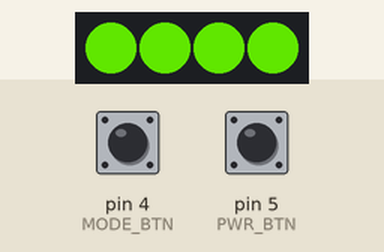
Bench run of a sketch on a simulated Arduino Uno, built with avr-gcc and run on an emulated ATmega328P. Shown: 4 RGB LEDs in strip order, left to right. The inputs (shaded band) are chosen by the test bench; at power-on: pin 4 (MODE_BTN) HIGH, pin 5 (PWR_BTN) HIGH. Dim RGB values are drawn brighter than linear; colours are those a GRB WS2812 strip shows for the declared byte order; random numbers use the default seed unless the sketch sets one; EEPROM starts erased; what the sketch prints to the serial monitor is not drawn.

Above: at 1.4 s.
1.5 s: pin 4 (MODE_BTN) pulled LOW for 0.15 s
At 2.1 s:
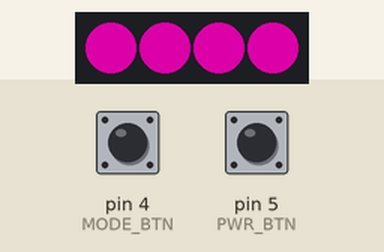
3.1 s: pin 5 (PWR_BTN) pulled LOW for 0.15 s
At 3.6 s:
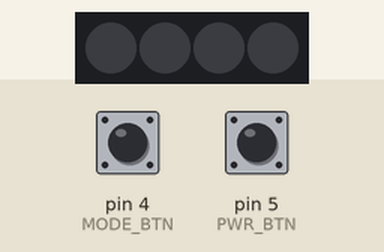
4.7 s: pin 5 (PWR_BTN) pulled LOW for 1 s
At 6.8 s:
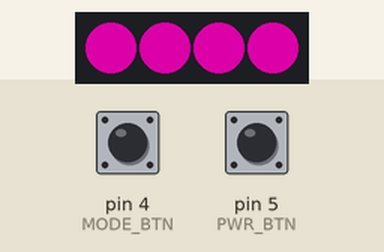
7.2 s: pin 4 (MODE_BTN) pulled LOW for 1 s
At 8.9 s:
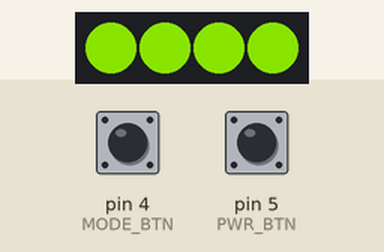
9.7 s: pin 4 (MODE_BTN) pulled LOW for 0.15 s
At 10.4 s:
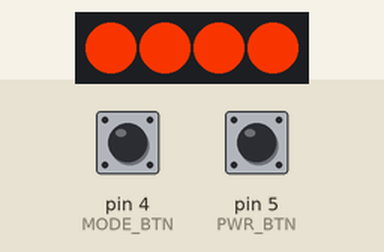
11.4 s: pin 5 (PWR_BTN) pulled LOW for 3.2 s
At 15.5 s:
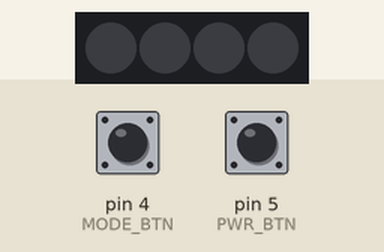
Timing chart, 0 to 17.0 s (numbered marks = the images above; inputs shaded):
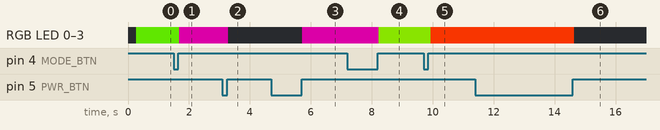

The sketch:

main.ino
```cpp
#include "mode.h"
#include "solid.h"
#include "breathing.h"
#include "candle.h"
#include "spectrumcycle.h"
#include "rainbow.h"
#include "marquee.h"

#include <FastLED.h>
#include <EEPROM.h>

#define LED_PIN 3
#define NUM_LEDS 4
#define PWR_BTN 5
#define MODE_BTN 4

#define EEPROM_MODE 0

CRGB leds[NUM_LEDS];

CHSV orange(28, 255, 255);
CHSV blue(133, 255, 255);
CHSV yellow(39, 255, 255);
CHSV green(87, 255, 255);

#define MARQUEE_DELAY 150

Solid solidOrange(
  orange,
  leds,
  NUM_LEDS
);
Solid solidBlue(
  blue,
  leds,
  NUM_LEDS
);
Solid solidYellow(
  yellow,
  leds,
  NUM_LEDS
);
Solid solidGreen(
  green,
  leds,
  NUM_LEDS
);
CandleM candleOrange(
  orange,
  leds,
  NUM_LEDS
);
CandleM candleBlue(
  blue,
  leds,
  NUM_LEDS
);
CandleM candleYellow(
  yellow,
  leds,
  NUM_LEDS
);
CandleM candleGreen(
  green,
  leds,
  NUM_LEDS
);
Marquee marqueeOrange(
  orange,
  MARQUEE_DELAY,
  leds,
  NUM_LEDS
);
Marquee marqueeBlue(
  blue,
  MARQUEE_DELAY,
  leds,
  NUM_LEDS
);
Marquee marqueeYellow(
  yellow,
  MARQUEE_DELAY,
  leds,
  NUM_LEDS
);
Marquee marqueeGreen(
  green,
  MARQUEE_DELAY,
  leds,
  NUM_LEDS
);
CHSV breathingCycleColors[] = { orange, yellow, green };
Breathing breathingCycle(
  breathingCycleColors,
  sizeof(breathingCycleColors) / sizeof(CHSV),
  leds,
  NUM_LEDS
);
SpectrumCycle spectrumCycle(
  leds,
  NUM_LEDS
);
Rainbow rainbow(
  leds,
  NUM_LEDS
);

int currentMode;
Mode *modes[] = {
  &solidOrange,
  &solidBlue,
  &solidYellow,
  &solidGreen,
  &candleOrange,
  &candleBlue,
  &candleYellow,
  &candleGreen,
  &marqueeOrange,
  &marqueeBlue,
  &marqueeYellow,
  &marqueeGreen,
  &breathingCycle,
  &spectrumCycle,
  &rainbow
};
void nextMode() {
  currentMode = (currentMode + 1) % (sizeof(modes) / sizeof(Mode*));
  EEPROM.update(EEPROM_MODE, currentMode);
}


void setup() {
  Serial.begin(9600);
  Serial.println("Start");
  // seed RNG
  randomSeed(analogRead(0));
  // init LEDs
  FastLED.addLeds<WS2812B, LED_PIN>(leds, NUM_LEDS);
  // read mode, init if necessary
  currentMode = EEPROM.read(EEPROM_MODE);
  if (currentMode >= sizeof(modes) / sizeof(Mode*)) {
    EEPROM.update(EEPROM_MODE, 0);
    currentMode = 0;
  }
  // setup buttons
  pinMode(PWR_BTN, INPUT);
  digitalWrite(PWR_BTN, HIGH);
  pinMode(MODE_BTN, INPUT);
  digitalWrite(MODE_BTN, HIGH);

  // clear LEDs just to be safe
  FastLED.clear();
  FastLED.show();

  Serial.println("setup done");
}


bool poweredOn = true;


void loop() {

  if (digitalRead(PWR_BTN) == LOW) {
    poweredOn = !poweredOn;
    do {
      delay(100);
    } while (digitalRead(PWR_BTN) == LOW);
  } else if (digitalRead(MODE_BTN) == LOW) {
    nextMode();
    do {
      delay(100);
    } while (digitalRead(MODE_BTN) == LOW);
  }

  if (poweredOn) {
    modes[currentMode]->exec();
  } else {
    FastLED.clear(true);
    FastLED.show();
    delay(100);
  }
}
```

breathing.cpp
```cpp
#include "breathing.h"


Breathing::Breathing(CHSV *colors, int numColors, CRGB *leds, int numLeds) {
  this->colors = colors;
  this->numColors = numColors;
  currentColorIdx = 0;
  currentColor = rgb2hsv_approximate(colors[currentColorIdx++]);
  theta = 162;
  this->leds = leds;
  this->numLeds = numLeds;
}


void Breathing::exec() {
  if (theta == 128) {
    currentColor = rgb2hsv_approximate(colors[currentColorIdx++]);
    if (currentColorIdx >= numColors)
      currentColorIdx = 0;
  }
  currentColor.v = abs(cos8(theta++));
  for (int i = 0; i < numLeds; i++) {
    leds[i] = currentColor;
  }
  FastLED.show();
  delay(50);
}
```

breathing.h
```cpp
#ifndef BREATHING_H
#define BREATHING_H

#include "mode.h"

#include <FastLED.h>


class Breathing : public Mode {

private:
  CHSV *colors;
  int numColors;
  CHSV currentColor;
  int currentColorIdx;
  uint8_t theta;
  CRGB *leds;
  int numLeds;

public:
  Breathing(CHSV *colors, int numColors, CRGB *leds, int numLeds);
  void exec();

};


#endif
```

candle.cpp
```cpp
#include "candle.h"


CandleM::CandleM(CRGB color, CRGB *leds, int numLeds) {
  this->color = rgb2hsv_approximate(color);
  this->leds = leds;
  this->numLeds = numLeds;
  velocity = 0;
}


void CandleM::exec() {
  int next = random(7) - 3;
  velocity += next;
  if (velocity > maxVelocity)
    velocity = maxVelocity;
  else if (velocity < -1 * maxVelocity)
    velocity = -1 * maxVelocity;

  if (color.v + velocity > 255) {
    color.v = 255;
    velocity = -1 * maxVelocity;
  } else if (color.v + velocity < minV) {
    color.v = minV;
    velocity = maxVelocity;
  } else {
    color.v += velocity;
  }

  for (int i = 0; i < numLeds; i++) {
    leds[i] = color;
  }
  FastLED.show();
  delay(100);

}
```

candle.h
```cpp
#ifndef CANDLE_H
#define CANDLE_H

#include "mode.h"

#include <FastLED.h>


class CandleM : public Mode {

private:
  const int minV = 100;
  const int maxVelocity = 5;

  CHSV color;
  CRGB *leds;
  int numLeds;
  int velocity;

public:
  CandleM(CRGB color, CRGB *leds, int numLeds);
  void exec();

};


#endif
```

marquee.cpp
```cpp
#include "marquee.h"


Marquee::Marquee(CHSV color, int delay, CRGB *leds, int numLeds) {
  this->color = color;
  _delay = delay;
  this->leds = leds;
  this->numLeds = numLeds;
  alternate = 0;
}


void Marquee::exec() {
  for (int i = 0; i < numLeds; i++) {
    if (i % 3 == alternate)
      leds[i] = color;
    else
      leds[i] = CHSV(0, 0, 0);
  }
  alternate = (alternate + 1) % 3;
  FastLED.show();
  delay(_delay);
}
```

marquee.h
```cpp
#ifndef MARQUEE_H
#define MARQUEE_H

#include "mode.h"

#include <FastLED.h>


class Marquee : public Mode {

private:
  CHSV color;
  int _delay;
  CRGB *leds;
  int numLeds;
  int alternate;

public:
  Marquee(CHSV color, int delay, CRGB *leds, int numLeds);
  Marquee(CHSV color, CRGB *leds, int numLeds) :
    Marquee(color, 75, leds, numLeds) {}
  void exec();

};


#endif
```

mode.h
```cpp
#ifndef MODE_H
#define MODE_H


class Mode {

public:
  virtual void exec() = 0;

};


#endif
```

rainbow.cpp
```cpp
#include "rainbow.h"


Rainbow::Rainbow(CRGB *leds, int numLeds) {
  color = CHSV(0, 255, 255);
  this->leds = leds;
  this->numLeds = numLeds;
}


void Rainbow::exec() {
  for (int i = 0; i < numLeds; i++) {
    CHSV tmp = color;
    tmp.h += i * 35;
    leds[i] = tmp;
  }
  color.h++;
  FastLED.show();
  delay(100);
}
```

rainbow.h
```cpp
#ifndef RAINBOW_H
#define RAINBOW_H

#include "mode.h"

#include <FastLED.h>


class Rainbow : public Mode {

private:
  CHSV color;
  CRGB *leds;
  int numLeds;

public:
  Rainbow(CRGB *leds, int numLeds);
  void exec();

};


#endif
```

solid.cpp
```cpp
#include "solid.h"


Solid::Solid(CRGB color, CRGB *leds, int numLeds) {
  this->color = color;
  this->leds = leds;
  this->numLeds = numLeds;
}


void Solid::exec() {
  for (int i = 0; i < numLeds; i++) {
    leds[i] = color;
  }
  FastLED.show();
  delay(100);
}
```

solid.h
```cpp
#ifndef SOLID_H
#define SOLID_H

#include "mode.h"

#include <FastLED.h>


class Solid : public Mode {

private:
  CRGB color;
  CRGB *leds;
  int numLeds;

public:
  Solid(CRGB color, CRGB *leds, int numLeds);
  void exec();

};


#endif
```

spectrumcycle.cpp
```cpp
#include "spectrumcycle.h"


SpectrumCycle::SpectrumCycle(CRGB *leds, int numLeds) {
  this->color = CHSV(0, 255, 255);
  this->leds = leds;
  this->numLeds = numLeds;
}


void SpectrumCycle::exec() {
  for (int i = 0; i < numLeds; i++)
    leds[i] = color;
  color.h++;
  FastLED.show();
  delay(100);
}
```

spectrumcycle.h
```cpp
#ifndef SPECTRUMCYCLE_H
#define SPECTRUMCYCLE_H

#include "mode.h"

#include <FastLED.h>


class SpectrumCycle : public Mode {

private:
  CHSV color;
  CRGB *leds;
  int numLeds;

public:
  SpectrumCycle(CRGB *leds, int numLeds);
  void exec();

};


#endif
```

Measured:
- after the input at 1.5 s, RGB LED 0–3: RGB(75, 180, 0) → RGB(145, 0, 111) after 0.18 s
- after the input at 3.1 s, RGB LED 0–3: RGB(145, 0, 111) → off after 0.19 s
- after the input at 4.7 s, RGB LED 0–3: off → RGB(145, 0, 111) after 1.0 s
- after the input at 7.2 s, RGB LED 0–3: RGB(145, 0, 111) → RGB(103, 171, 0) after 1.0 s
- after the input at 9.7 s, RGB LED 0–3: RGB(103, 171, 0) → RGB(231, 49, 0) after 0.24 s
- after the input at 11.4 s, RGB LED 0–3: RGB(231, 49, 0) → off after 3.2 s
